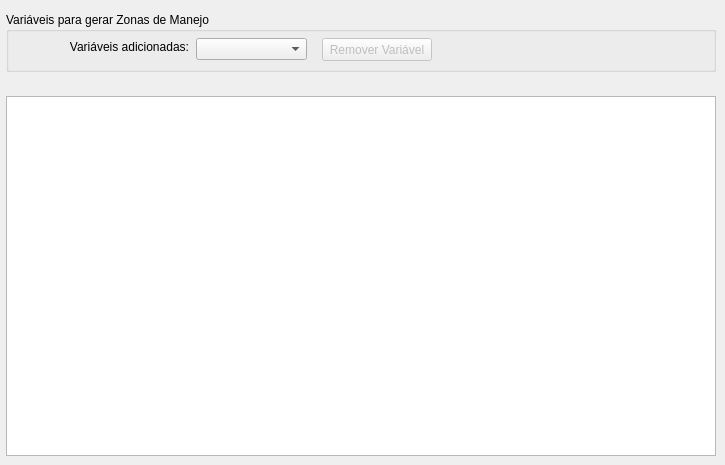
     <widget class="QWidget" name="tab_9">
      <attribute name="title">
       <string>Variáveis para Gerar ZM</string>
      </attribute>
      <widget class="QTableWidget" name="datatable_ZM">
       <property name="geometry">
        <rect>
         <x>6</x>
         <y>96</y>
         <width>710</width>
         <height>360</height>
        </rect>
       </property>
       <property name="sizeIncrement">
        <size>
         <width>0</width>
         <height>0</height>
        </size>
       </property>
       <property name="baseSize">
        <size>
         <width>0</width>
         <height>0</height>
        </size>
       </property>
       <property name="rowCount">
        <number>0</number>
       </property>
       <property name="columnCount">
        <number>0</number>
       </property>
      </widget>
      <widget class="QGroupBox" name="groupBox_ZM_Remove_Var">
       <property name="geometry">
        <rect>
         <x>6</x>
         <y>12</y>
         <width>710</width>
         <height>60</height>
        </rect>
       </property>
       <property name="title">
        <string>Variáveis para gerar Zonas de Manejo</string>
       </property>
       <widget class="QLabel" name="label_31">
        <property name="geometry">
         <rect>
          <x>23</x>
          <y>27</y>
          <width>160</width>
          <height>16</height>
         </rect>
        </property>
        <property name="text">
         <string>Variáveis adicionadas:</string>
        </property>
        <property name="alignment">
         <set>Qt::AlignRight|Qt::AlignTrailing|Qt::AlignVCenter</set>
        </property>
       </widget>
       <widget class="QPushButton" name="pushButton_ZM_Remove_Var">
        <property name="enabled">
         <bool>false</bool>
        </property>
        <property name="geometry">
         <rect>
          <x>316</x>
          <y>26</y>
          <width>110</width>
          <height>23</height>
         </rect>
        </property>
        <property name="text">
         <string>Remover Variável</string>
        </property>
       </widget>
       <widget class="QComboBox" name="comboBox_ZM_var">
        <property name="enabled">
         <bool>true</bool>
        </property>
        <property name="geometry">
         <rect>
          <x>190</x>
          <y>26</y>
          <width>111</width>
          <height>22</height>
         </rect>
        </property>
       </widget>
      </widget>
     </widget>
